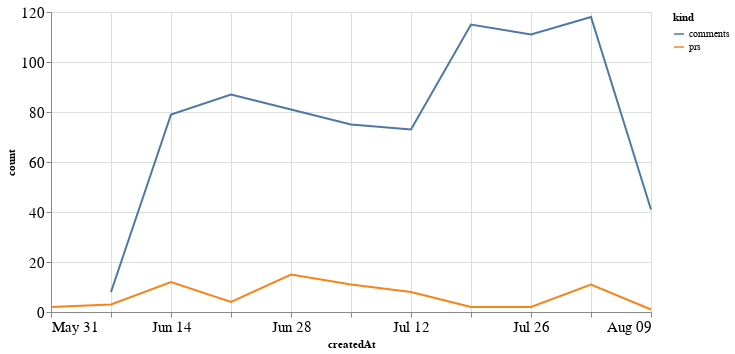

Here is the notebook cell this chart was saved with:
### Code cell
alt.Chart(total_time, width=600).mark_line().encode(
    x='createdAt',
    y='count',
    color='kind'
)

### Figure 1 — Vega-Lite specification as saved in the notebook (floating-point values rounded to 4 significant figures)
{"config": {"axisLeft": {"labelFontSize": 15}, "axisBottom": {"labelFontSize": 15}}, "data": {"name": "data-d19b386c717465117498d0f9f86cc30c"}, "mark": "line", "encoding": {"color": {"type": "nominal", "field": "kind"}, "x": {"type": "temporal", "field": "createdAt"}, "y": {"type": "quantitative", "field": "count"}}, "width": 600, "$schema": "https://vega.github.io/schema/vega-lite/v4.8.1.json", "datasets": {"data-d19b386c717465117498d0f9f86cc30c": [{"createdAt": "2020-05-31T00:00:00", "kind": "prs", "count": 2.0}, {"createdAt": "2020-06-07T00:00:00", "kind": "prs", "count": 3.0}, {"createdAt": "2020-06-14T00:00:00", "kind": "prs", "count": 12.0}, {"createdAt": "2020-06-21T00:00:00", "kind": "prs", "count": 4.0}, {"createdAt": "2020-06-28T00:00:00", "kind": "prs", "count": 15.0}, {"createdAt": "2020-07-05T00:00:00", "kind": "prs", "count": 11.0}, {"createdAt": "2020-07-12T00:00:00", "kind": "prs", "count": 8.0}, {"createdAt": "2020-07-19T00:00:00", "kind": "prs", "count": 2.0}, {"createdAt": "2020-07-26T00:00:00", "kind": "prs", "count": 2.0}, {"createdAt": "2020-08-02T00:00:00", "kind": "prs", "count": 11.0}, {"createdAt": "2020-08-09T00:00:00", "kind": "prs", "count": 1.0}, {"createdAt": "2020-05-31T00:00:00", "kind": "comments", "count": null}, {"createdAt": "2020-06-07T00:00:00", "kind": "comments", "count": 8.0}, {"createdAt": "2020-06-14T00:00:00", "kind": "comments", "count": 79.0}, {"createdAt": "2020-06-21T00:00:00", "kind": "comments", "count": 87.0}, {"createdAt": "2020-06-28T00:00:00", "kind": "comments", "count": 81.0}, {"createdAt": "2020-07-05T00:00:00", "kind": "comments", "count": 75.0}, {"createdAt": "2020-07-12T00:00:00", "kind": "comments", "count": 73.0}, {"createdAt": "2020-07-19T00:00:00", "kind": "comments", "count": 115.0}, {"createdAt": "2020-07-26T00:00:00", "kind": "comments", "count": 111.0}, {"createdAt": "2020-08-02T00:00:00", "kind": "comments", "count": 118.0}, {"createdAt": "2020-08-09T00:00:00", "kind": "comments", "count": 41.0}]}}
